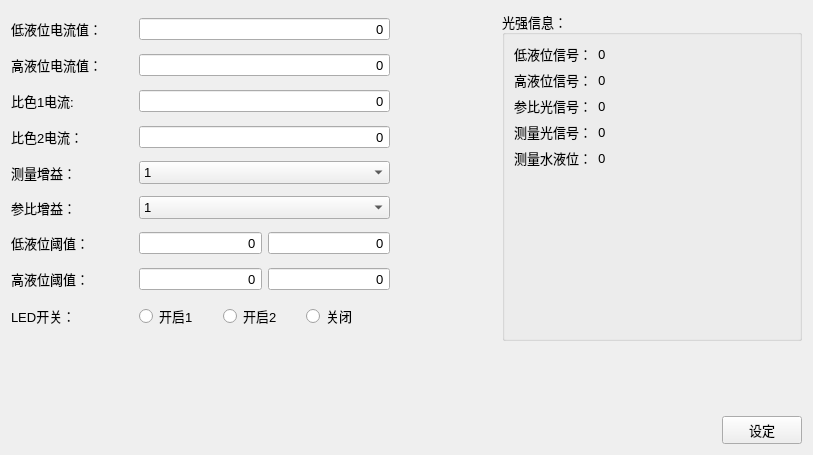
<?xml version="1.0" encoding="UTF-8"?>
<ui version="4.0">
 <class>LightVoltage</class>
 <widget class="QWidget" name="LightVoltage">
  <property name="geometry">
   <rect>
    <x>0</x>
    <y>0</y>
    <width>813</width>
    <height>455</height>
   </rect>
  </property>
  <property name="font">
   <font>
    <pointsize>10</pointsize>
   </font>
  </property>
  <property name="windowTitle">
   <string>Form</string>
  </property>
  <layout class="QGridLayout" name="gridLayout_2">
   <item row="0" column="1">
    <spacer name="horizontalSpacer_2">
     <property name="orientation">
      <enum>Qt::Horizontal</enum>
     </property>
     <property name="sizeType">
      <enum>QSizePolicy::Fixed</enum>
     </property>
     <property name="sizeHint" stdset="0">
      <size>
       <width>100</width>
       <height>20</height>
      </size>
     </property>
    </spacer>
   </item>
   <item row="0" column="2">
    <widget class="QGroupBox" name="groupBox">
     <property name="sizePolicy">
      <sizepolicy hsizetype="Fixed" vsizetype="Fixed">
       <horstretch>0</horstretch>
       <verstretch>0</verstretch>
      </sizepolicy>
     </property>
     <property name="minimumSize">
      <size>
       <width>300</width>
       <height>330</height>
      </size>
     </property>
     <property name="maximumSize">
      <size>
       <width>300</width>
       <height>330</height>
      </size>
     </property>
     <property name="font">
      <font>
       <family>Sans Serif</family>
       <pointsize>10</pointsize>
       <weight>50</weight>
       <italic>false</italic>
       <bold>false</bold>
      </font>
     </property>
     <property name="styleSheet">
      <string notr="true">font: 10pt &quot;Sans Serif&quot;;</string>
     </property>
     <property name="title">
      <string>光强信息：</string>
     </property>
     <layout class="QFormLayout" name="formLayout">
      <property name="fieldGrowthPolicy">
       <enum>QFormLayout::AllNonFixedFieldsGrow</enum>
      </property>
      <item row="0" column="0">
       <widget class="QLabel" name="label">
        <property name="text">
         <string>低液位信号：</string>
        </property>
       </widget>
      </item>
      <item row="0" column="1">
       <widget class="QLabel" name="WaterLevel3">
        <property name="text">
         <string>0</string>
        </property>
       </widget>
      </item>
      <item row="1" column="0">
       <widget class="QLabel" name="label_5">
        <property name="text">
         <string>高液位信号：</string>
        </property>
       </widget>
      </item>
      <item row="1" column="1">
       <widget class="QLabel" name="WaterLevel1">
        <property name="text">
         <string>0</string>
        </property>
       </widget>
      </item>
      <item row="2" column="0">
       <widget class="QLabel" name="label_6">
        <property name="text">
         <string>参比光信号：</string>
        </property>
       </widget>
      </item>
      <item row="2" column="1">
       <widget class="QLabel" name="RefWaterLevel1">
        <property name="text">
         <string>0</string>
        </property>
       </widget>
      </item>
      <item row="3" column="0">
       <widget class="QLabel" name="label_7">
        <property name="text">
         <string>测量光信号：</string>
        </property>
       </widget>
      </item>
      <item row="3" column="1">
       <widget class="QLabel" name="RefWaterLevel2">
        <property name="text">
         <string>0</string>
        </property>
       </widget>
      </item>
      <item row="4" column="0">
       <widget class="QLabel" name="label_8">
        <property name="text">
         <string>测量水液位：</string>
        </property>
       </widget>
      </item>
      <item row="4" column="1">
       <widget class="QLabel" name="WaterLevel">
        <property name="text">
         <string>0</string>
        </property>
       </widget>
      </item>
     </layout>
    </widget>
   </item>
   <item row="1" column="0">
    <spacer name="verticalSpacer">
     <property name="orientation">
      <enum>Qt::Vertical</enum>
     </property>
     <property name="sizeHint" stdset="0">
      <size>
       <width>20</width>
       <height>40</height>
      </size>
     </property>
    </spacer>
   </item>
   <item row="2" column="0" colspan="3">
    <layout class="QHBoxLayout" name="horizontalLayout">
     <item>
      <spacer name="horizontalSpacer">
       <property name="orientation">
        <enum>Qt::Horizontal</enum>
       </property>
       <property name="sizeHint" stdset="0">
        <size>
         <width>388</width>
         <height>25</height>
        </size>
       </property>
      </spacer>
     </item>
     <item>
      <widget class="QPushButton" name="Save">
       <property name="text">
        <string>设定</string>
       </property>
      </widget>
     </item>
    </layout>
   </item>
   <item row="0" column="0">
    <layout class="QGridLayout" name="gridLayout">
     <item row="0" column="1" colspan="2">
      <widget class="QSpinBox" name="CurrentLow">
       <property name="minimumSize">
        <size>
         <width>150</width>
         <height>0</height>
        </size>
       </property>
       <property name="font">
        <font>
         <pointsize>10</pointsize>
        </font>
       </property>
       <property name="alignment">
        <set>Qt::AlignRight|Qt::AlignTrailing|Qt::AlignVCenter</set>
       </property>
       <property name="buttonSymbols">
        <enum>QAbstractSpinBox::NoButtons</enum>
       </property>
       <property name="maximum">
        <number>300</number>
       </property>
      </widget>
     </item>
     <item row="1" column="1" colspan="2">
      <widget class="QSpinBox" name="CurrentHigh">
       <property name="minimumSize">
        <size>
         <width>150</width>
         <height>0</height>
        </size>
       </property>
       <property name="font">
        <font>
         <pointsize>10</pointsize>
        </font>
       </property>
       <property name="alignment">
        <set>Qt::AlignRight|Qt::AlignTrailing|Qt::AlignVCenter</set>
       </property>
       <property name="buttonSymbols">
        <enum>QAbstractSpinBox::NoButtons</enum>
       </property>
       <property name="maximum">
        <number>255</number>
       </property>
      </widget>
     </item>
     <item row="7" column="1">
      <widget class="QSpinBox" name="ThresholdHigh">
       <property name="font">
        <font>
         <pointsize>10</pointsize>
        </font>
       </property>
       <property name="alignment">
        <set>Qt::AlignRight|Qt::AlignTrailing|Qt::AlignVCenter</set>
       </property>
       <property name="buttonSymbols">
        <enum>QAbstractSpinBox::NoButtons</enum>
       </property>
       <property name="minimum">
        <number>0</number>
       </property>
       <property name="maximum">
        <number>9999</number>
       </property>
      </widget>
     </item>
     <item row="7" column="2">
      <widget class="QSpinBox" name="ThresholdSupper">
       <property name="font">
        <font>
         <pointsize>10</pointsize>
        </font>
       </property>
       <property name="alignment">
        <set>Qt::AlignRight|Qt::AlignTrailing|Qt::AlignVCenter</set>
       </property>
       <property name="buttonSymbols">
        <enum>QAbstractSpinBox::NoButtons</enum>
       </property>
       <property name="minimum">
        <number>0</number>
       </property>
       <property name="maximum">
        <number>9999</number>
       </property>
      </widget>
     </item>
     <item row="3" column="1" colspan="2">
      <widget class="QSpinBox" name="Color2Current">
       <property name="minimumSize">
        <size>
         <width>150</width>
         <height>0</height>
        </size>
       </property>
       <property name="font">
        <font>
         <pointsize>10</pointsize>
        </font>
       </property>
       <property name="alignment">
        <set>Qt::AlignRight|Qt::AlignTrailing|Qt::AlignVCenter</set>
       </property>
       <property name="buttonSymbols">
        <enum>QAbstractSpinBox::NoButtons</enum>
       </property>
       <property name="maximum">
        <number>255</number>
       </property>
      </widget>
     </item>
     <item row="5" column="1" colspan="2">
      <widget class="QComboBox" name="Color2Gain">
       <property name="minimumSize">
        <size>
         <width>150</width>
         <height>0</height>
        </size>
       </property>
       <property name="font">
        <font>
         <pointsize>10</pointsize>
        </font>
       </property>
       <item>
        <property name="text">
         <string>1</string>
        </property>
       </item>
       <item>
        <property name="text">
         <string>2</string>
        </property>
       </item>
       <item>
        <property name="text">
         <string>3</string>
        </property>
       </item>
       <item>
        <property name="text">
         <string>4</string>
        </property>
       </item>
      </widget>
     </item>
     <item row="6" column="2">
      <widget class="QSpinBox" name="ThresholdMid">
       <property name="font">
        <font>
         <pointsize>10</pointsize>
        </font>
       </property>
       <property name="alignment">
        <set>Qt::AlignRight|Qt::AlignTrailing|Qt::AlignVCenter</set>
       </property>
       <property name="buttonSymbols">
        <enum>QAbstractSpinBox::NoButtons</enum>
       </property>
       <property name="minimum">
        <number>0</number>
       </property>
       <property name="maximum">
        <number>9999</number>
       </property>
      </widget>
     </item>
     <item row="6" column="0">
      <widget class="QLabel" name="lbTempTbFrameLedSet">
       <property name="font">
        <font>
         <pointsize>10</pointsize>
        </font>
       </property>
       <property name="text">
        <string>低液位阈值：</string>
       </property>
      </widget>
     </item>
     <item row="2" column="0">
      <widget class="QLabel" name="lbRefCurrentTbFrameLedSet">
       <property name="font">
        <font>
         <pointsize>10</pointsize>
        </font>
       </property>
       <property name="text">
        <string>比色1电流:</string>
       </property>
      </widget>
     </item>
     <item row="4" column="0">
      <widget class="QLabel" name="lbNumTbFrameLedSet">
       <property name="font">
        <font>
         <pointsize>10</pointsize>
        </font>
       </property>
       <property name="text">
        <string>测量增益：</string>
       </property>
      </widget>
     </item>
     <item row="3" column="0">
      <widget class="QLabel" name="lbRefLargeTbFrameLedSet">
       <property name="font">
        <font>
         <pointsize>10</pointsize>
        </font>
       </property>
       <property name="text">
        <string>比色2电流：</string>
       </property>
      </widget>
     </item>
     <item row="7" column="0">
      <widget class="QLabel" name="lbTempTbFrameLedSet_3">
       <property name="font">
        <font>
         <pointsize>10</pointsize>
        </font>
       </property>
       <property name="text">
        <string>高液位阈值：</string>
       </property>
      </widget>
     </item>
     <item row="2" column="1" colspan="2">
      <widget class="QSpinBox" name="Color1Current">
       <property name="minimumSize">
        <size>
         <width>150</width>
         <height>0</height>
        </size>
       </property>
       <property name="font">
        <font>
         <pointsize>10</pointsize>
        </font>
       </property>
       <property name="alignment">
        <set>Qt::AlignRight|Qt::AlignTrailing|Qt::AlignVCenter</set>
       </property>
       <property name="buttonSymbols">
        <enum>QAbstractSpinBox::NoButtons</enum>
       </property>
       <property name="maximum">
        <number>300</number>
       </property>
      </widget>
     </item>
     <item row="8" column="0">
      <widget class="QLabel" name="lbTempTbFrameLedSet_4">
       <property name="font">
        <font>
         <pointsize>10</pointsize>
        </font>
       </property>
       <property name="text">
        <string>LED开关：</string>
       </property>
      </widget>
     </item>
     <item row="0" column="0">
      <widget class="QLabel" name="lbCurrentTbFrameLedSet">
       <property name="font">
        <font>
         <pointsize>10</pointsize>
        </font>
       </property>
       <property name="text">
        <string>低液位电流值：</string>
       </property>
      </widget>
     </item>
     <item row="1" column="0">
      <widget class="QLabel" name="lbLargeTbFrameLedSet">
       <property name="font">
        <font>
         <pointsize>10</pointsize>
        </font>
       </property>
       <property name="text">
        <string>高液位电流值：</string>
       </property>
      </widget>
     </item>
     <item row="5" column="0">
      <widget class="QLabel" name="lbNumTbFrameLedSet_2">
       <property name="font">
        <font>
         <pointsize>10</pointsize>
        </font>
       </property>
       <property name="text">
        <string>参比增益：</string>
       </property>
      </widget>
     </item>
     <item row="6" column="1">
      <widget class="QSpinBox" name="ThresholdLow">
       <property name="font">
        <font>
         <pointsize>10</pointsize>
        </font>
       </property>
       <property name="alignment">
        <set>Qt::AlignRight|Qt::AlignTrailing|Qt::AlignVCenter</set>
       </property>
       <property name="buttonSymbols">
        <enum>QAbstractSpinBox::NoButtons</enum>
       </property>
       <property name="minimum">
        <number>0</number>
       </property>
       <property name="maximum">
        <number>9999</number>
       </property>
      </widget>
     </item>
     <item row="8" column="1" colspan="2">
      <layout class="QHBoxLayout" name="horizontalLayout_2">
       <property name="spacing">
        <number>0</number>
       </property>
       <item>
        <widget class="QRadioButton" name="openLED">
         <property name="font">
          <font>
           <pointsize>10</pointsize>
          </font>
         </property>
         <property name="styleSheet">
          <string notr="true">QRadioButton::indicator
{
	width:25px;
	height:25px;
}
font: 10pt &quot;Sans Serif&quot;;</string>
         </property>
         <property name="text">
          <string>开启1</string>
         </property>
        </widget>
       </item>
       <item>
        <widget class="QRadioButton" name="openLED2">
         <property name="font">
          <font>
           <pointsize>10</pointsize>
          </font>
         </property>
         <property name="styleSheet">
          <string notr="true">QRadioButton::indicator
{
	width:25px;
	height:25px;
}
font: 10pt &quot;Sans Serif&quot;;</string>
         </property>
         <property name="text">
          <string>开启2</string>
         </property>
        </widget>
       </item>
       <item>
        <widget class="QRadioButton" name="closeLED">
         <property name="font">
          <font>
           <pointsize>10</pointsize>
          </font>
         </property>
         <property name="styleSheet">
          <string notr="true">QRadioButton::indicator

{
	width:25px;
	height:25px;
  
}
font: 10pt &quot;Sans Serif&quot;;</string>
         </property>
         <property name="text">
          <string>关闭</string>
         </property>
        </widget>
       </item>
      </layout>
     </item>
     <item row="4" column="1" colspan="2">
      <widget class="QComboBox" name="Color1Gain">
       <property name="minimumSize">
        <size>
         <width>150</width>
         <height>0</height>
        </size>
       </property>
       <property name="font">
        <font>
         <pointsize>10</pointsize>
        </font>
       </property>
       <item>
        <property name="text">
         <string>1</string>
        </property>
       </item>
       <item>
        <property name="text">
         <string>2</string>
        </property>
       </item>
       <item>
        <property name="text">
         <string>3</string>
        </property>
       </item>
       <item>
        <property name="text">
         <string>4</string>
        </property>
       </item>
      </widget>
     </item>
    </layout>
   </item>
  </layout>
 </widget>
 <resources/>
 <connections/>
</ui>
